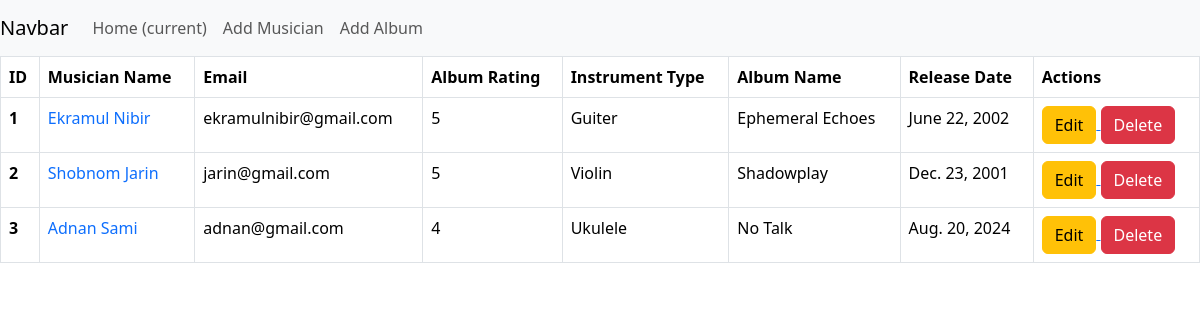
The page / on the database its author committed.
### album/models.py (models this page shows, shortened)
class Album(models.Model):
    album_name = models.CharField(max_length=50)
    musician = models.ForeignKey(Musician, on_delete=models.CASCADE)
    album_relase_date = models.DateField()
    ratings = models.IntegerField()

### musician/models.py (models this page shows, shortened)
class Musician(models.Model):
    first_name = models.CharField(max_length=30)
    last_name = models.CharField(max_length=30)
    email = models.CharField(max_length=50)
    phone_number = models.CharField(max_length=50)
    instrument_type = models.CharField(max_length=50)

### Musician_Directory/views.py (the view)
# urls.py: 2. Add a URL to urlpatterns:  path('', views.home, name='home')
def home(request):
    data = Album.objects.all()
    return render(request, 'home.html', {'data':data})

### templates/home.html (shortened to what this page needs)
{% extends "base.html" %}
{% block content %}
<table class="table table-bordered">
  <thead>
    <tr>
      <th scope="col">ID</th>
      <th scope="col">Musician Name</th>
      <th scope="col">Email</th>
      <th scope="col">Album Rating</th>
      <th scope="col">Instrument Type</th>
      <th scope="col">Album Name</th>
      <th scope="col">Release Date</th>
      <th scope="col">Actions</th>
    </tr>
  </thead>
  <tbody>
    {% for album in data %}
    <tr>
        <th scope="row">{{ forloop.counter }}</th>
        <td>
            <a style="text-decoration: none;" href="{% url 'edit_musician'  album.musician.id %}">
                {{album.musician.first_name}} {{album.musician.last_name}}
            </a>
        </td>
        <td>{{album.musician.email}}</td>
        <td>{{album.ratings}}</td>
        <td>{{album.musician.instrument_type}}</td>
        <td>{{album.album_name}}</td>
        <td>{{album.album_relase_date}}</td>
        <td>
            <a href="{% url 'edit_album'  album.id %}">
                <input class="btn btn-warning" type="submit" value="Edit">
            </a>
            <a href="{% url 'delete_album'  album.id %}">
                <input class="btn btn-danger" type="submit" value="Delete">
            </a>
        </td>
      </tr>
    {% endfor %}
  </tbody>
</table>
{% endblock content %}

### templates/base.html (shortened to what this page needs)
<!DOCTYPE html>
<html lang="en">
  <head>
    <link
      href="https://cdn.jsdelivr.net/npm/bootstrap@5.3.3/dist/css/bootstrap.min.css"
      rel="stylesheet"
    />
  </head>
  <body>
    <nav class="navbar navbar-expand-lg navbar-light bg-light">
      <a class="navbar-brand" href="#">Navbar</a>
      <div class="collapse navbar-collapse" id="navbarNav">
        <ul class="navbar-nav">
          <li class="nav-item active">
            <a class="nav-link" href="{% url 'home' %}"
              >Home <span class="sr-only">(current)</span></a
            >
          </li>
          <li class="nav-item">
            <a class="nav-link" href="{% url 'add_musician' %}">Add Musician</a>
          </li>
          <li class="nav-item">
            <a class="nav-link" href="{% url 'add_album' %}">Add Album</a>
          </li>
        </ul>
      </div>
    </nav>
    {% block content %}{% endblock content %}
  </body>
</html>

### rows shown on the page
Album: musician.first_name "Ekramul", musician.last_name "Nibir", musician.email "ekramulnibir@gmail.com", ratings "5", musician.instrument_type "Guiter", album_name "Ephemeral Echoes", album_relase_date "June 22, 2002"
Album: musician.first_name "Shobnom", musician.last_name "Jarin", musician.email "jarin@gmail.com", ratings "5", musician.instrument_type "Violin", album_name "Shadowplay", album_relase_date "Dec. 23, 2001"
Album: musician.first_name "Adnan", musician.last_name "Sami", musician.email "adnan@gmail.com", ratings "4", musician.instrument_type "Ukulele", album_name "No Talk", album_relase_date "Aug. 20, 2024"
